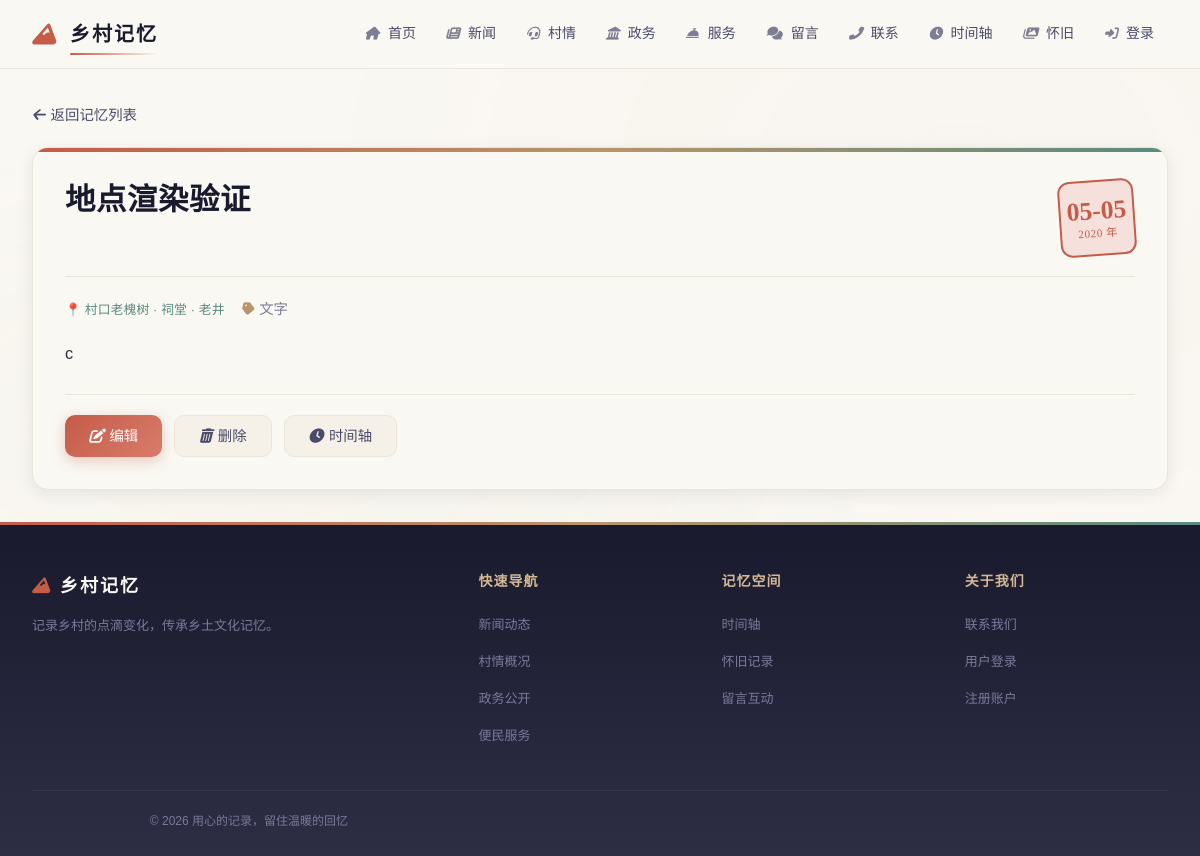
/memories/1, run on the app's committed database.
### models.py (models this page shows, shortened)
class SiteConfig(db.Model):
    __tablename__ = "site_config"
    id = db.Column(db.Integer, primary_key=True)
    site_title = db.Column(db.String(100), default="乡村记忆")  # 站点标题
    site_slogan = db.Column(db.Text, default="")  # 站点副标题/标语
    logo_url = db.Column(db.String(255), default="")  # 图片 Logo 访问 URL
    logo_name = db.Column(db.String(100), default="乡村记忆")  # 文字 Logo 名称
    logo_icon = db.Column(db.String(50), default="fas fa-mountain")  # 文字 Logo 图标
    nav_menu = db.Column(db.Text, default="[]")  # 导航菜单 JSON
    footer_brand = db.Column(db.Text, default="")  # 页脚品牌名
    footer_about = db.Column(db.Text, default="")  # 页脚简介文案
    footer_links = db.Column(db.Text, default="[]")  # 页脚链接分组 JSON
    footer_copyright = db.Column(db.Text, default="")  # 版权后缀（不含年份）
    quick_links = db.Column(db.Text, default="[]")  # 首页快速入口 JSON
    home_stats = db.Column(db.Text, default="{}")  # 首页/村情统计 JSON
    about_content = db.Column(db.Text, default="")  # 关于我们页正文（富文本）
    hero_subtitle = db.Column(
        db.Text, default="生态宜居 · 产业兴旺 · 乡风文明"
    )  # 封面副标题
    stat_labels = db.Column(db.Text, default="{}")  # KPI 标签 JSON: {population,area,output,satisfaction}
    intro_title = db.Column(db.Text, default="关于我们的村庄")  # 「关于我们的村庄」区块标题
    intro_subtitle = db.Column(db.Text, default="山水田园间，品味乡村魅力")  # 「关于我们的村庄」副文案
    features_title = db.Column(db.Text, default="乡村特色")  # 「乡村特色」区块标题
    features_subtitle = db.Column(db.Text, default="生态、生产、生活融合发展")  # 「乡村特色」副文案
    village_info_title = db.Column(db.Text, default="村庄信息")  # 「村庄信息」区块标题（P1）
    updated_at = db.Column(
        db.DateTime, default=datetime.utcnow, onupdate=datetime.utcnow
    )
    @classmethod
    def get(cls):
        try:
            row = cls.query.first()
        except Exception:
            row = None
        if row is None:
            row = cls(id=1, **cls.default_values())
        return row
    @property
    def nav_items(self):
        try:
            items = json.loads(self.nav_menu) if self.nav_menu else []
        except (json.JSONDecodeError, TypeError):
            items = []
        if not isinstance(items, list):
            items = []
        items = [i for i in items if i.get("is_active", True)]
        items.sort(key=lambda x: x.get("sort_order", 0))
        return items
    @property
    def footer_link_groups(self):
        try:
            groups = json.loads(self.footer_links) if self.footer_links else []
        except (json.JSONDecodeError, TypeError):
            groups = []
        return groups if isinstance(groups, list) else []

class Memory(db.Model):
    __tablename__ = "memories"
    id = db.Column(db.Integer, primary_key=True)
    title = db.Column(db.String(200), nullable=False)
    author_id = db.Column(db.Integer, db.ForeignKey("users.id"))
    content = db.Column(db.Text)
    reflection = db.Column(db.Text)
    memory_type = db.Column(db.String(20), default="text")
    date_recorded = db.Column(db.Date, default=lambda: datetime.utcnow().date())
    photo_urls = db.Column(db.Text, default="[]")
    video_urls = db.Column(db.Text, default="[]")
    audio_url = db.Column(db.String(500))
    audio_duration = db.Column(db.String(50))
    thumbnail = db.Column(db.String(500))
    people_involved = db.Column(db.Text, default="[]")
    locations = db.Column(db.Text, default="[]")
    tags = db.Column(db.Text, default="[]")
    is_public = db.Column(db.Boolean, default=True)
    create_time = db.Column(db.DateTime, default=datetime.utcnow)
    update_time = db.Column(
        db.DateTime, default=datetime.utcnow, onupdate=datetime.utcnow
    )
    def get_photos(self):
        return _json_list(self.photo_urls)
    def get_videos(self):
        return _json_list(self.video_urls)
    def get_tags(self):
        return _json_list(self.tags)
    def get_people(self):
        return _json_list(self.people_involved)
    def get_locations(self):
        return _json_list(self.locations)

### routes/memories.py (the view)
@memories_bp.route("/memories/<int:mid>")
def memory_detail_page(mid):
    memory = Memory.query.get_or_404(mid)
    memory_data = {
        "id": memory.id,
        "title": memory.title,
        "content": memory.content,
        "date": str(memory.date_recorded) if memory.date_recorded else "",
        "type": memory.memory_type,
        "people": ", ".join(memory.get_people()) if memory.get_people() else "",
        "people_list": _resolve_people_list(
            memory.get_people(), {p.name: p.id for p in People.query.all()}
        ),
        "locations": memory.get_locations(),
        "feeling": memory.reflection,
        "photo_urls_list": memory.get_photos(),
        "video_urls_list": memory.get_videos(),
        "audio_url": memory.audio_url,
        "author": memory.author.username if memory.author else None,
        "tags": memory.get_tags(),
        "create_time": memory.create_time.isoformat() if memory.create_time else None,
    }
    return render_template("memory_detail.html", memory=memory_data)

### models.py (called while the page is built)
def _json_list(text):
    try:
        result = json.loads(text)
    except (json.JSONDecodeError, TypeError):
        return []
    return result if isinstance(result, list) else []

### routes/memories.py (called while the page is built)
def _resolve_people_list(names, pid_map):
    result = []
    for name in names or []:
        if not name:
            continue
        result.append({"name": name, "pid": pid_map.get(name)})
    return result

### templates/memory_detail.html (shortened to what this page needs)
{% extends "base.html" %}
{% from "macros/media_gallery.html" import render_gallery %}
{% block head %}
<link rel="stylesheet" href="{{ url_for('static', filename='css/memorial.css') }}" />
{% endblock %}
{% block content %}
<a href="/memories" class="mem-back-link"><i class="fas fa-arrow-left"></i> 返回记忆列表</a>
<div class="mem-detail">
  <div class="mem-detail-header">
    <h1 class="mem-detail-title">{{ memory.title }}</h1>
    {% if memory.date and memory.date|string|length >= 10 %}
    <div class="mem-seal" title="{{ memory.date }}">
      <span class="mem-seal-day">{{ memory.date[5:] }}</span>
      <span class="mem-seal-y">{{ memory.date[0:4] }} 年</span>
    </div>
    {% endif %}
  </div>
  <div class="mem-detail-meta">
    {% if memory.locations %}
    <span class="mem-locations">📍 {{ memory.locations | join(' · ') }}</span>
    {% endif %}
    {% set type_labels = {'text': '文字', 'photo': '照片', 'video': '视频', 'audio': '语音'} %}
    <span><i class="fas fa-tag"></i> {{ type_labels.get(memory.type, '文字') }}</span>
  </div>
  <div class="mem-detail-content">{{ memory.content }}</div>
  <div class="mem-detail-actions">
    <a href="/memories/{{ memory.id }}/edit" class="btn btn-primary"><i class="fas fa-edit"></i> 编辑</a>
    <button class="btn btn-secondary" onclick="deleteMemory({{ memory.id }})"><i class="fas fa-trash"></i> 删除</button>
    <a href="/timeline" class="btn btn-secondary"><i class="fas fa-clock"></i> 时间轴</a>
  </div>
</div>
{% endblock %}

### templates/base.html (shortened to what this page needs)
<!doctype html>
<html lang="zh-CN">
  <head>
    <link
      rel="stylesheet"
      href="{{ url_for('static', filename='font-awesome/css/all.min.css') }}"
    />
    <link rel="stylesheet" href="/static/css/style.css" />
    {% block head %}{% endblock %}
  </head>
  <body class="{% if request.path.startswith('/admin') %}is-admin{% endif %}">
    <header class="site-header">
      <div class="header-inner">
        <a href="/" class="logo-area">
          {% if site_config and site_config.logo_url %}
          <img src="{{ site_config.logo_url }}" alt="{{ site_config.logo_name or 'logo' }}" style="height: 28px; border-radius: 6px;" />
          {% else %}
          <i class="{{ site_config.logo_icon if site_config and site_config.logo_icon else 'fas fa-mountain' }}"></i>
          <span>{{ site_config.logo_name if site_config and site_config.logo_name else '乡村记忆' }}</span>
          {% endif %}
        </a>
        <ul class="nav-links" id="navLinks">
          {% if site_config %}
          {% for item in site_config.nav_items %}
          <li>
            <a href="{{ item.url }}"><i class="{{ item.icon or 'fas fa-circle' }}"></i> {{ item.label }}</a>
          </li>
          {% endfor %}
          {% endif %}
          {% if session['user'] %}
          <li>
            <a href="/logout"><i class="fas fa-sign-out-alt"></i> 退出</a>
          </li>
          {% else %}
          <li>
            <a href="/login"><i class="fas fa-sign-in-alt"></i> 登录</a>
          </li>
          {% endif %}
        </ul>
      </div>
    </header>
    <main class="container">
       {% block content %}{% endblock %}
    </main>
    <footer>
      <div class="footer-inner">
        <div>
          <div class="footer-brand">
            {% if site_config and site_config.logo_icon %}<i class="{{ site_config.logo_icon }}" style="margin-right: 8px; color: var(--cinnabar)"></i>{% endif %}{{ site_config.footer_brand if site_config and site_config.footer_brand else '乡村记忆' }}
          </div>
          <p class="footer-desc">
            {{ site_config.footer_about if site_config and site_config.footer_about else '记录乡村的点滴变化，传承乡土文化记忆。<br />让每一份乡愁都有处安放，让每一个故事都被铭记。' }}
          </p>
        </div>
        {% for group in (site_config.footer_link_groups if site_config else []) %}
        <div>
          <div class="footer-title">{{ group.title }}</div>
          <ul class="footer-links">
            {% for link in group.links %}
            <li><a href="{{ link.url }}">{{ link.label }}</a></li>
            {% endfor %}
          </ul>
        </div>
        {% endfor %}
      </div>
      <div class="footer-bottom">
        <p>&copy; {{ now.year }} {{ site_config.footer_copyright if site_config and site_config.footer_copyright else '乡村记忆系统 | 用心的记录，留住温暖的回忆' }}</p>
      </div>
    </footer>
  </body>
</html>

### static/css/style.css (style rules this page uses)
:root { --cinnabar: #c45c48; --cinnabar-light: #d97b6a; --cinnabar-pale: #f5e0dc; --jade: #5a8a7f; --jade-light: #7ab5a8; --jade-pale: #e0f0ec; --gold: #b8956a; --gold-light: #d4b896; --gold-pale: #f5efe6; --ink-dark: #1a1a2e; --ink: #2d2d44; --ink-light: #4a4a6a; --ink-muted: #7a7a9a; --paper: #faf8f3; --paper-warm: #f5f0e8; --paper-deep: #ebe5d9; --shadow-sm: 0 1px 3px rgba(26, 26, 46, 0.06); --shadow-md: 0 4px 16px rgba(26, 26, 46, 0.08); --shadow-lg: 0 8px 32px rgba(26, 26, 46, 0.1); --shadow-xl: 0 16px 48px rgba(26, 26, 46, 0.12); --font-display: "Noto Serif SC", "Source Han Serif SC", serif; --font-body: "Noto Sans SC", "PingFang SC", "Microsoft YaHei", sans-serif; --font-mono: "JetBrains Mono", "Fira Code", monospace; --radius-sm: 8px; --radius-md: 12px; --radius-lg: 16px; --radius-xl: 20px; --radius-full: 9999px; --space-1: 4px; --space-2: 8px; --space-3: 12px; --space-4: 16px; --space-5: 20px; --space-6: 24px; --space-8: 32px; --space-10: 40px; --space-12: 48px; --space-16: 64px; --ease-out: cubic-bezier(0.16, 1, 0.3, 1); --ease-in-out: cubic-bezier(0.65, 0, 0.35, 1); --duration-fast: 150ms; --duration-normal: 250ms; --duration-slow: 400ms; }
*, *::before, *::after { box-sizing: border-box; margin: 0; padding: 0; }
html { font-size: 16px; -webkit-font-smoothing: antialiased; -moz-osx-font-smoothing: grayscale; }
body { font-family: var(--font-body); background: var(--paper); color: var(--ink); line-height: 1.7; min-height: 100vh; display: flex; flex-direction: column; }
a { color: var(--cinnabar); text-decoration: none; transition: color var(--duration-fast) var(--ease-out); }
h1, h2, h3, h4, h5, h6 { font-family: var(--font-display); font-weight: 700; line-height: 1.3; color: var(--ink-dark); letter-spacing: 0.02em; }
h1 { font-size: clamp(1.75rem, 1.25rem + 2.5vw, 2.75rem); }
p { max-width: 65ch; }
.container { max-width: 1280px; margin: 0 auto; padding: var(--space-8) var(--space-6); width: 100%; flex: 1; }
.btn { display: inline-flex; align-items: center; justify-content: center; gap: var(--space-2); padding: 10px 24px; border-radius: var(--radius-md); font-size: 0.9rem; font-weight: 500; font-family: var(--font-body); cursor: pointer; transition: all var(--duration-fast) var(--ease-out); border: 1px solid transparent; line-height: 1.4; white-space: nowrap; }
.btn-primary { background: linear-gradient(135deg, var(--cinnabar), var(--cinnabar-light)); color: white; box-shadow: 0 4px 14px rgba(196, 92, 72, 0.3); }
.btn-secondary { background: var(--paper-warm); color: var(--ink-light); border-color: var(--paper-deep); }

### templates/memory_detail.html (style rules this page uses)
.mem-detail-content { margin: var(--space-4) 0; }

### data on the page
SiteConfig: logo_name "乡村记忆", footer_brand "乡村记忆", footer_about "记录乡村的点滴变化，传承乡土文化记忆。", footer_copyright "用心的记录，留住温暖的回忆"
Memory: title "地点渲染验证", get "文字"

### other printed values
{{ item.label }} "首页" "新闻" "村情" "政务" "服务" "留言" "联系" "时间轴" "怀旧"
{{ memory.date[5:] }} "05-05"
{{ memory.date[0:4] }} "2020"
{{ memory.locations | join(' · ') }} "村口老槐树 · 祠堂 · 老井"
{{ memory.content }} "c"
{{ group.title }} "快速导航" "记忆空间" "关于我们"
{{ link.label }} "新闻动态" "村情概况" "政务公开" "便民服务" "时间轴" "怀旧记录" "留言互动" "联系我们" "用户登录" "注册账户"
